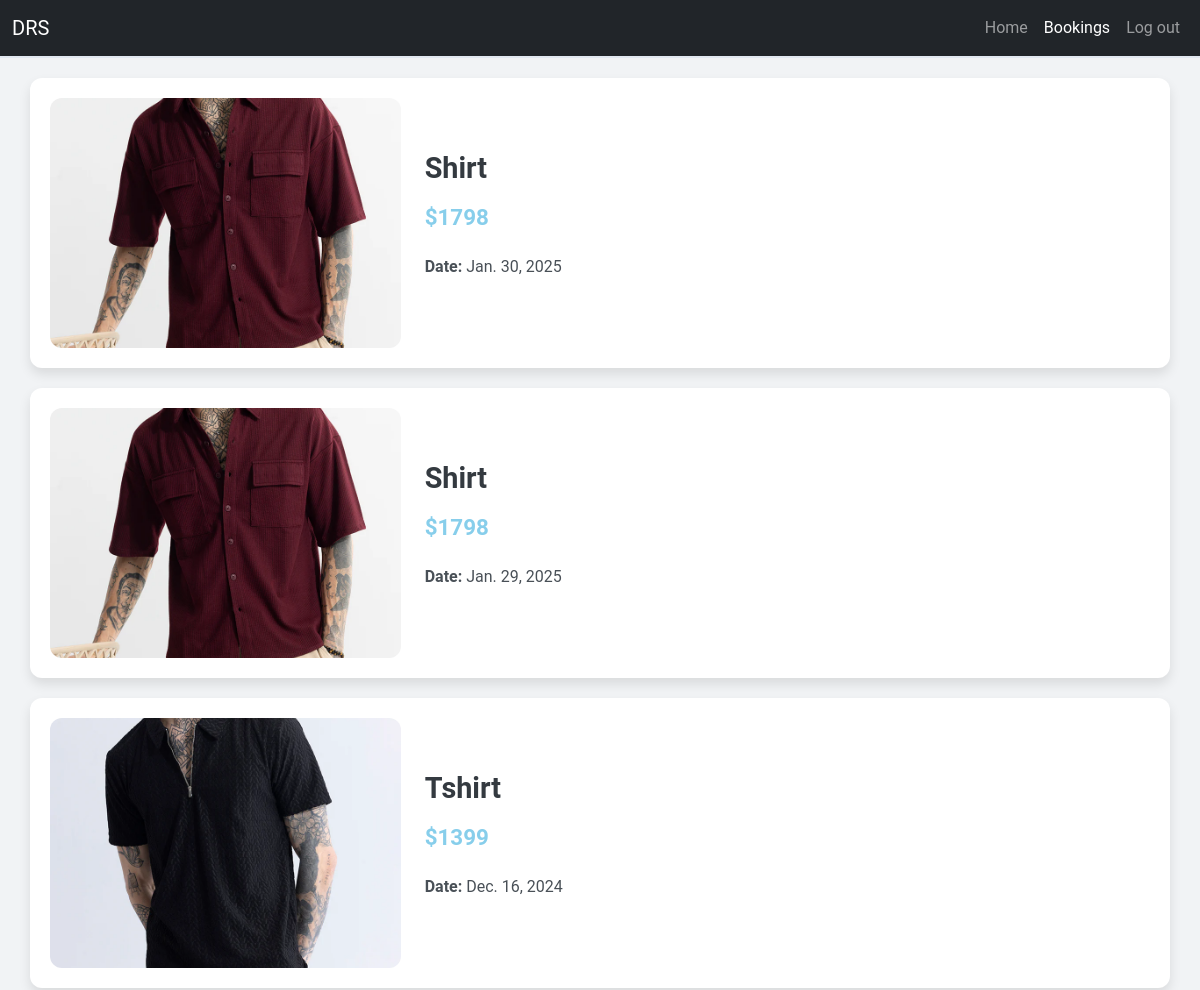
Before: /user_bookings (signed in, upper part) with the older database file.
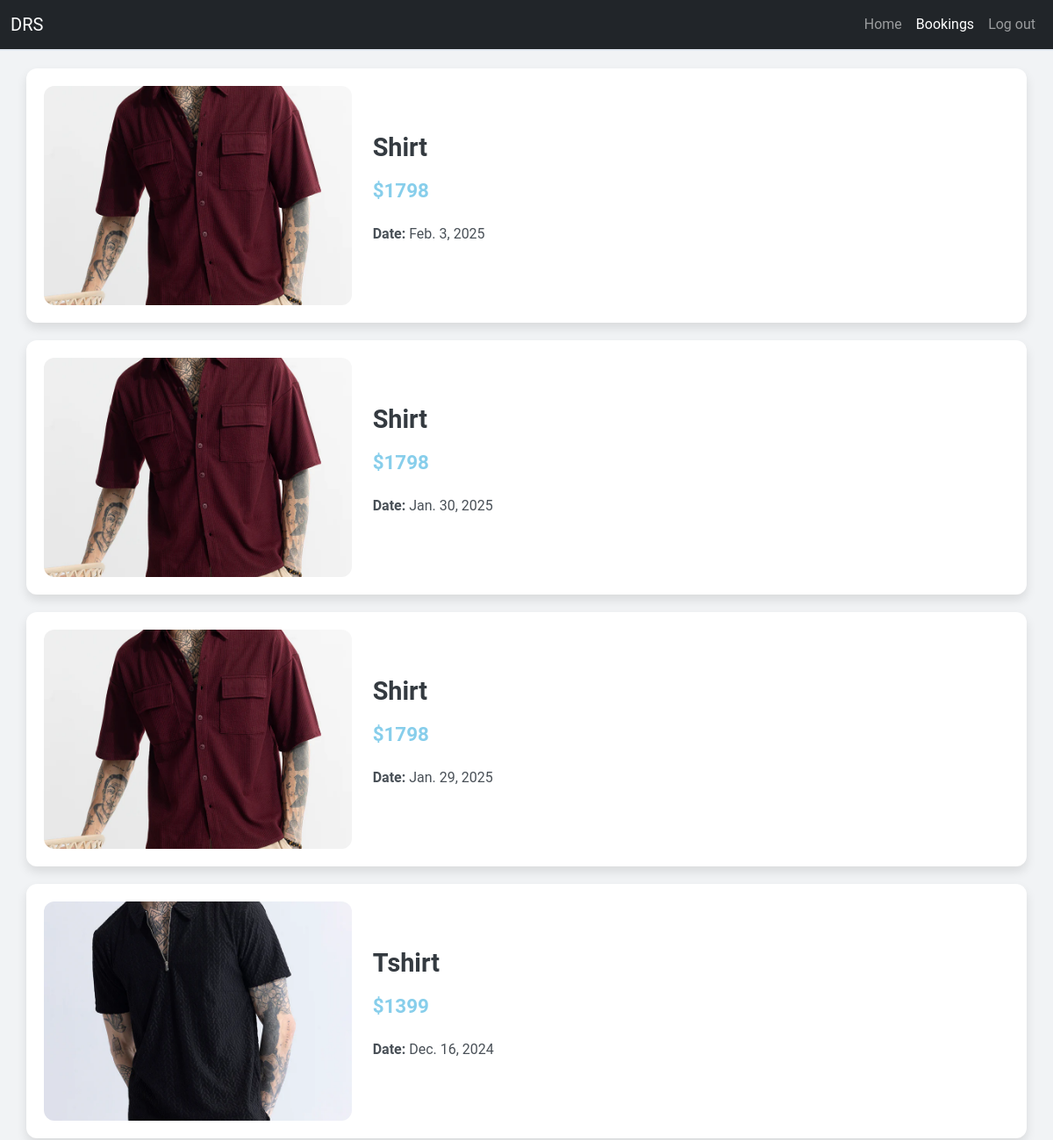
After: the same page with the newer database file.
### app/models.py (models this page shows)
class Buy(models.Model):
    user=models.ForeignKey(User,on_delete=models.CASCADE)
    product=models.ForeignKey(Product,on_delete=models.CASCADE)
    price=models.IntegerField()
    date=models.DateField(auto_now_add=True)

class Product(models.Model):
    pro_id=models.TextField()
    name=models.TextField()
    price=models.IntegerField()
    ofr_price=models.IntegerField()
    img=models.FileField()
    dis=models.TextField()

### app/views.py (the view)
# urls.py: path('user_bookings',views.user_bookings)
def user_bookings(req):
    user=User.objects.get(username=req.session['user'])
    buy=Buy.objects.filter(user=user)[::-1]
    return render(req,'user/user_bookings.html',{'buy':buy})

### templates/user/user_bookings.html (shortened to what this page needs)
<!DOCTYPE html>
<html lang="en">
<head>
    <link href="https://cdn.jsdelivr.net/npm/bootstrap@5.3.3/dist/css/bootstrap.min.css" rel="stylesheet">
</head>
<body>
    <nav class="navbar navbar-expand-sm bg-dark navbar-dark">
        <div class="container-fluid">
            <a class="navbar-brand" href="#">DRS</a>
            <div class="collapse navbar-collapse" id="collapsibleNavbar">
                <ul class="navbar-nav ms-auto">
                    <li class="nav-item">
                        <a class="nav-link" href="../user_home">Home</a>
                    </li>
                    <li class="nav-item">
                        <a class="nav-link active" href="#">Bookings</a>
                    </li>
                    <li class="nav-item">
                        <a class="nav-link" href="shp_logout">Log out</a>
                    </li>
                </ul>
            </div>
        </div>
    </nav>
    <div class="container">
        <div class="row">
            {% for i in buy %}
            <div class="col-lg-12 booking-card">
                <div class="row align-items-center">
                    <div class="col-md-4">
                        <img src="{{i.product.img.url}}" alt="Product Image" class="product-image">
                    </div>
                    <div class="col-md-8 product-details">
                        <h2 class="product-name">{{i.product.name}}</h2>
                        <p class="product-price">&#36;{{i.price}}</p>
                        <p><strong>Date:</strong> {{i.date}}</p>
                    </div>
                </div>
            </div>
            {% endfor %}
        </div>
    </div>
</body>
</html>

Changed rows visible on the page:
added Buy: product.img (picture), product.name "Shirt", price "1798", date "Feb. 3, 2025"
